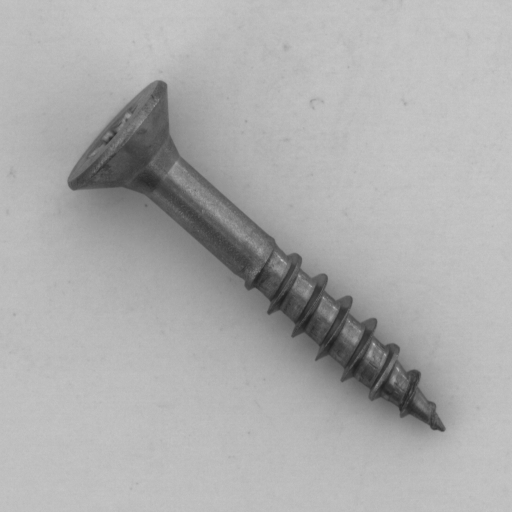
#> input picture sample_data/test/good/000.png, 1024 x 1024 px, given in place of the camera (shown at 1/2 size)
$ python comvis.py
#> lines starting #> are read from the running program, lines starting #| are printed output that depends on the picture; after the words box and inside, x2 and y2 are one past the last pixel; in counts of white or black regions, pixels touching at a corner belong together
#> in main, frame is the input picture: shape (1024, 1024, 3); min 29, max 221, mean 171.8
import cv2
import numpy as np
from collections import deque

# -----------------------------------------
# KONFIGURASI PARAMETER METROLOGI
# -----------------------------------------

# Spesifikasi desain (CAD) & guardbanding
TARGET_DIMENSION_MM = 25.50
TOLERANCE_CAD_MM = 0.5
GUARDBAND_PERCENT = 0.20
ARUCO_SIZE_MM = 20.00

# Menghitung margin guardbanded
ACTIVE_TOLERANCE = TOLERANCE_CAD_MM * (1.0 - GUARDBAND_PERCENT)
LOWER_LIMIT = TARGET_DIMENSION_MM - ACTIVE_TOLERANCE
UPPER_LIMIT = TARGET_DIMENSION_MM + ACTIVE_TOLERANCE

# Variabel global
current_ratio = 0.05
measurement_history = deque(maxlen = 10)

# -----------------------------------------
# FUNGSI ARUCO
# -----------------------------------------
def get_dynamic_ratio(frame):
    # Memakai dict ArUco 4 x 4
    aruco_dict = cv2.aruco.getPredefinedDictionary(cv2.aruco.DICT_4X4_50)
    parameters = cv2.aruco.DetectorParameters()

    detector = cv2.aruco.ArucoDetector(aruco_dict, parameters)
    corners, ids, _ = detector.detectMarkers(frame)
#> corners = (); ids = None

    if ids is not None and len(corners) > 0:
        # Tampilkan kotak ArUco
        cv2.aruco.drawDetectedMarkers(frame, corners, ids)

        # Hitung jarak pixel antara dua sudut
        marker_corners = corners[0][0]
        dist_px = np.linalg.norm(marker_corners[0] - marker_corners[1])

        if (dist_px > 0):
            return ARUCO_SIZE_MM / float(dist_px)

    return None

# -----------------------------------------
# FUNGSI SUB-PIXEL EDGE DETECTION
# -----------------------------------------
def calc_subpixel_offset(val_left, val_center, val_right):
    vl, vc, vr  = float(val_left), float(val_center), float(val_right)
    denominator = 2.0 * (vl - 2.0 * vc + vr)
    if denominator == 0:
        return 0.0
    return (vl - vr) / denominator

def refine_edge_1d(image_gray, rough_x, rough_y, axis = 'horizontal'):
    h, w = image_gray.shape
    if axis == 'horizontal':
        if rough_x <= 0 or rough_x >= w - 1:
            return float(rough_x)
        roi = image_gray[rough_y, rough_x - 1 : rough_x + 2]
        offset = calc_subpixel_offset(roi[0], roi[1], roi[2])
        return rough_x + offset
    return None

# -----------------------------------------
# PIPELINE INSPEKSI UTAMA
# -----------------------------------------
def get_camera(cap_id = 1):
    cap = cv2.VideoCapture(cap_id, cv2.CAP_DSHOW)
    if not cap.isOpened():
        cap = cv2.VideoCapture(cap_id)
    if not cap.isOpened():
        raise RuntimeError("Kamera tidak ditemukan, sir")

    # Kalo bisa matikan autofocus
    cap.set(cv2.CAP_PROP_AUTOFOCUS, 0)
    return cap

def process_inspection(frame):
    global current_ratio
    result_frame = frame.copy()

    # 1. Update rasio mm/px dari ArUco
    ratio = get_dynamic_ratio(frame)
    if ratio is not None:
        current_ratio = ratio
        cv2.putText(result_frame, f"ArUco OK: 1px = {current_ratio:.4f}mm", (10, 30),
                    cv2.FONT_HERSHEY_SIMPLEX, 0.6, (0, 255, 0), 2)
    else:
        cv2.putText(result_frame, "ArUco NOT DETECTED", (10, 60),
                    cv2.FONT_HERSHEY_SIMPLEX, 0.6, (0, 165, 255), 2)
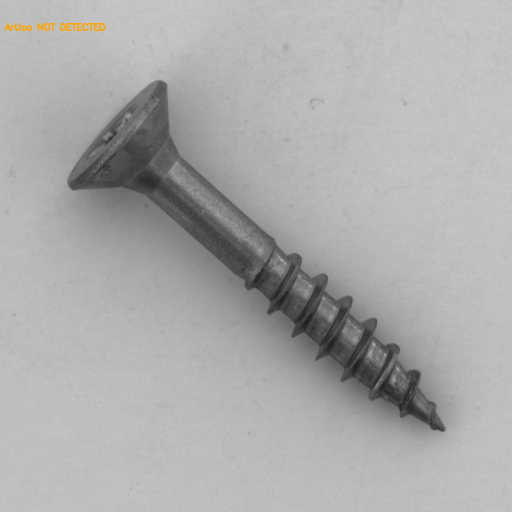
#> result_frame: shape (1024, 1024, 3) (shown at 1/2 size); 0.14% of pixels changed, all inside (x1, y1, x2, y2) = (10, 46, 211, 62)

    # 2. Preprocessing (grayscale & denoising)
    gray = cv2.cvtColor(frame, cv2.COLOR_BGR2GRAY)
    blurred = cv2.GaussianBlur(gray, (5, 5), 0)

    # 3. Ekstraksi kontur
    edges = cv2.Canny(blurred, 40, 120)
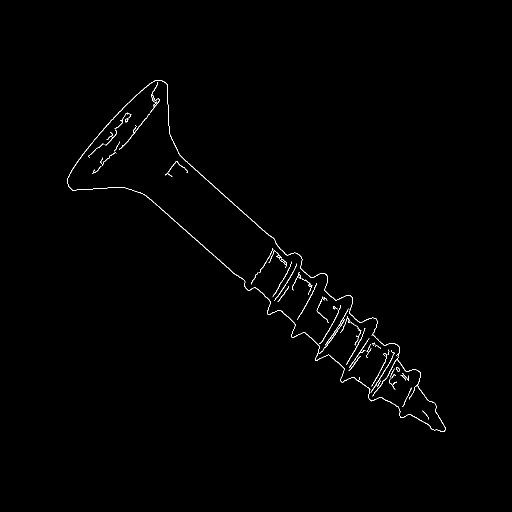
#> edges: shape (1024, 1024) (shown at 1/2 size); 0.59% white in thin lines or dots, all inside (x1, y1, x2, y2) = (134, 160, 892, 864)
    contours, _ = cv2.findContours(edges, cv2.RETR_EXTERNAL, cv2.CHAIN_APPROX_SIMPLE)
#> contours = 50 contours, 25 with area under 20; largest, box (x1, y1, x2, y2) and area: (134, 160, 892, 864) 874, (745, 713, 842, 799) 74, (638, 617, 698, 707) 74, (300, 164, 320, 226) 69, (238, 227, 300, 299) 54

    if contours:
        # menari kontur terbesar (abaikan objek ArUco)
        valid_contours = [c for c in contours if cv2.contourArea(c) > 1500]
#> valid_contours = []

        if valid_contours:
            largest_contour = max(valid_contours, key = cv2.contourArea)

            # Pengaturan tahan rotasi (min area rect), benda bisa ditaruh miring
            rect = cv2.minAreaRect(largest_contour)
            box = cv2.boxPoints(rect)
            box = box.astype(np.intp)

            # ekstrak lebar & tinggi dari rect
            (cx, cy), (w_px, h_px), angle = rect

            # ambil sisi terpanjang sebagai dimensi utama
            primary_dim_px = max(w_px, h_px)

            # 4. Sub-pixel refinement
            x, y, w_box, h_box = cv2.boundingRect(largest_contour)
            mid_y = y + (h_box // 2)
            precise_x_left = refine_edge_1d(gray, x, mid_y, 'horizontal')
            precise_x_right = refine_edge_1d(gray, x + w_box, mid_y, 'horizontal')

            if precise_x_left is not None and precise_x_right is not None:
                refined_width_px = precise_x_right - precise_x_left
            else:
                refined_width_px = primary_dim_px

            # 5. Konversi metrik dan temporal smoothing
            raw_mm = refined_width_px * current_ratio
            measurement_history.append(raw_mm)

            # Hitung rata2 agar angka tidak flickering
            smoothed_mm = sum(measurement_history) / len(measurement_history)

            # 6. Klasifikasi OK/NG berdasarkan guardbanded limits
            if LOWER_LIMIT <= smoothed_mm <= UPPER_LIMIT:
                status = "OK"
                color = (0, 255, 0) # green
            else:
                status = "NG"
                color = (0, 0, 255) # red

            # 7. Visualisasi UI
            # Tampilkan bounding box & hasil pengukuran (light blue)
            cv2.drawContours(result_frame, [box], 0, (255, 255, 0), 2)

            # Midpoint
            cv2.circle(result_frame, (int(cx), int(cy)), 4, (0, 0, 255), -1)

            # Teks hasil pengukuran
            cv2.putText(result_frame, f"Measured: {smoothed_mm: .2f} mm" , (int(cx) - 80, int(cy) - 30),
                        cv2.FONT_HERSHEY_SIMPLEX, 0.7, color, 2)

            # Status OK/NG
            cv2.putText(result_frame, f"Status: {status}", (10, result_frame.shape[0] - 30),
                        cv2.FONT_HERSHEY_SIMPLEX, 0.9, color, 3)

            # Info parameter desain & toleransi
            cv2.putText(result_frame, f"Target: {TARGET_DIMENSION_MM}mm | Active Tol: +/- {ACTIVE_TOLERANCE:.2f}mm", (10, 90),
                        cv2.FONT_HERSHEY_SIMPLEX, 0.6, (0, 255, 255), 2)

    return edges, result_frame

def main():
    print("Memulai inspeksi metrologi. Tekan 'q' untuk keluar.")
    cap = get_camera(cap_id = 1)

    while True:
        ret, frame = cap.read()
        if not ret:
            print("Gagal membaca frame kamera, sir")
            break

        edges, result_frame = process_inspection(frame)

        cv2.imshow("Kamera Inspeksi", result_frame)
        cv2.imshow("Sistem deteksi tepi", edges)

        # Tekan 'q' untuk keluar
        if cv2.waitKey(1) & 0xFF == ord('q'):
#> (key q is pressed here)
            break

    cap.release()
    cv2.destroyAllWindows()

if __name__ == "__main__":
    main()

$ run again, on sample_data/test/good/003.png
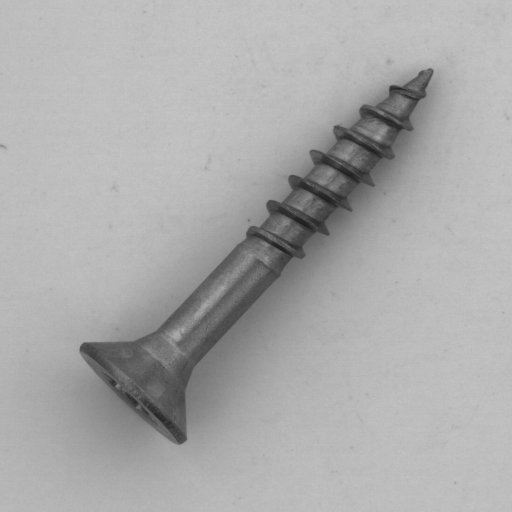
#> input picture sample_data/test/good/003.png, 1024 x 1024 px, given in place of the camera (shown at 1/2 size)
#> in main, frame is the input picture: shape (1024, 1024, 3); min 30, max 200, mean 170.4
#> corners = (); ids = None
#> in process_inspection, `cv2.putText(result_frame, "ArUco NOT DETECTED", (10, 60), cv2.FONT_HER..`:
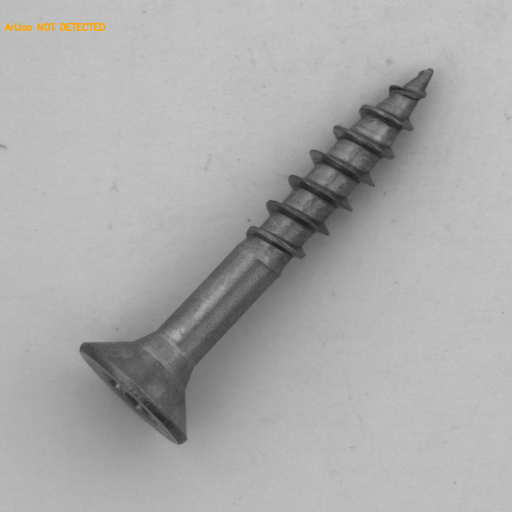
#> result_frame: shape (1024, 1024, 3) (shown at 1/2 size); 0.14% of pixels changed, all inside (x1, y1, x2, y2) = (10, 46, 211, 62)
#> in process_inspection, `edges = cv2.Canny(blurred, 40, 120)`:
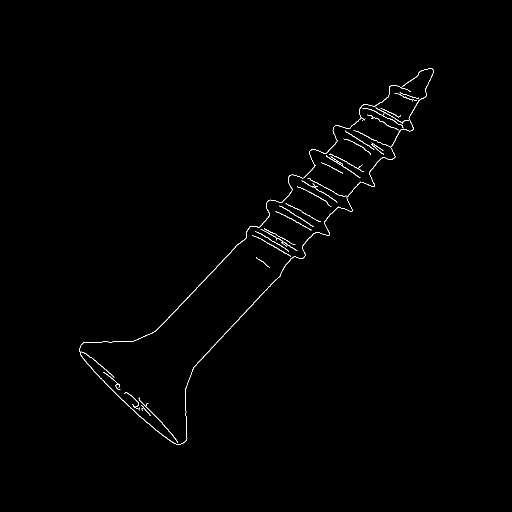
#> edges: shape (1024, 1024) (shown at 1/2 size); 0.55% white in thin lines or dots, all inside (x1, y1, x2, y2) = (159, 136, 867, 890)
#> contours = 36 contours, 12 with area under 20; largest, box (x1, y1, x2, y2) and area: (159, 349, 656, 890) 632, (724, 136, 867, 374) 133, (277, 795, 356, 886) 78, (648, 363, 723, 472) 54, (607, 254, 675, 356) 52
#> valid_contours = []
